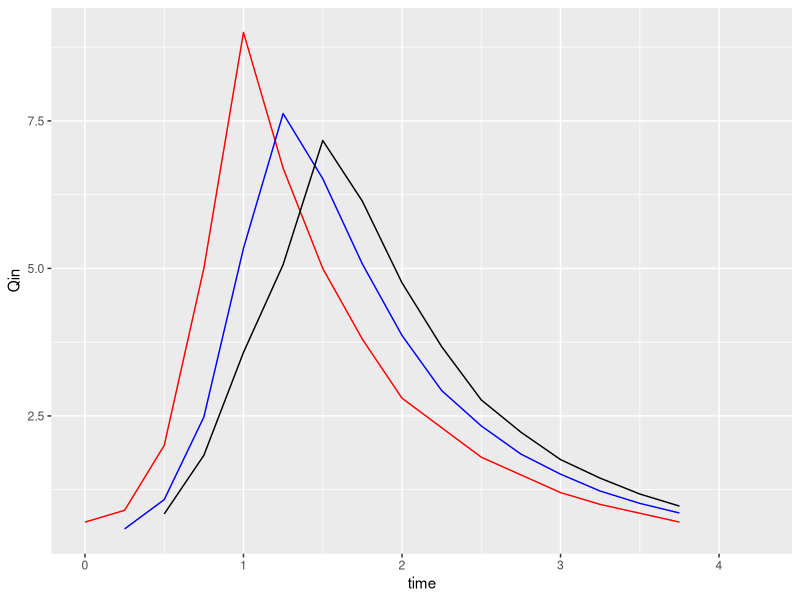
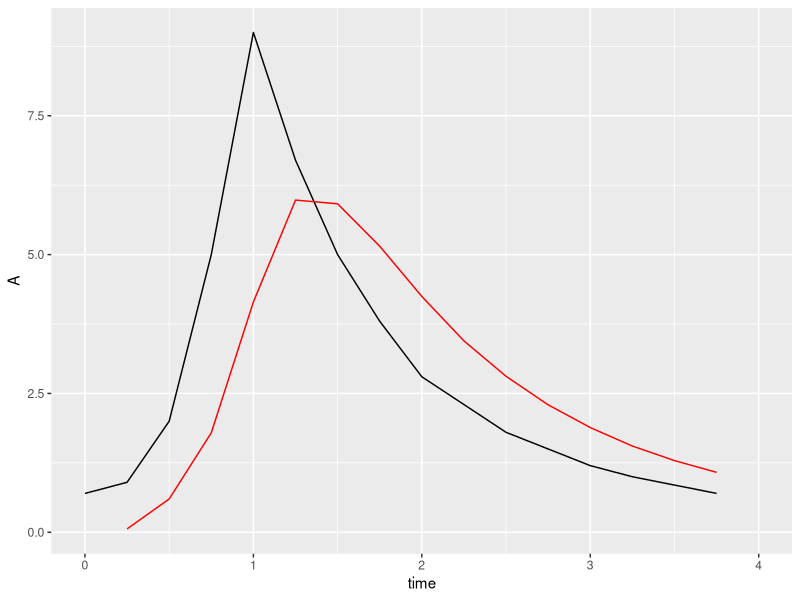

R code for these plots, in order:
## ---- chunk 1
knitr::opts_chunk$set(echo = TRUE)
## ---- chunk 2
df <- data.frame('time' = c(0,0.25,0.5,0.75,1,1.25,1.5,1.75,2,2.25,2.5,2.75,3,3.25,3.5,3.75),
'Q' = c(.7,.9,2,5,9,6.7,5,3.8,2.8,2.3,1.8,1.5,1.2,1,0.85,0.7))
## ---- chunk 3
outDf <- data.frame()
t <- 6
k <- 6
x <- .2
O <- 0
for(n in 1:nrow(df)){
  row <- df[n,]
  nextrow <- df[n+1,]
  c0 <- ((-k*x)+(.5*t))/(k-(k*x)+(.5*t))
  c1 <- (k*x+.5*t)/(k-k*x+.5*t)
  c2 <- 1-(c0+c1)
  #c2 <-(k-(k*x)+.5*t)/(k-(k*x)+.5*t)
  O <- c0*nextrow$Q+c1*row$Q+c2*O
  outDf <- rbind(outDf,data.frame('time' = row$time,'Qin'=row$Q,
                                  'Qout6'=O,'C0'=c0,'C1'=c1,'C2'=c2,'timeOut'=row$time+.25))
}
## ---- chunk 4
outDf12 <- data.frame()
t <- 12
k <- 12
x <- .2
O <- 0
for(n in 1:nrow(df)){
  row <- df[n,]
  nextrow <- df[n+2,]
  c0 <- ((-k*x)+(.5*t))/(k-(k*x)+(.5*t))
  c1 <- (k*x+.5*t)/(k-k*x+.5*t)
  c2 <- 1-(c0+c1)
  #c2 <-(k-(k*x)+.5*t)/(k-(k*x)+.5*t)
  O <- c0*nextrow$Q+c1*row$Q+c2*O
  outDf12 <- rbind(outDf12,data.frame('time' = row$time,'Qin'=row$Q,
                                  'Qout12'=O,'C0'=c0,'C1'=c1,'C2'=c2,'timeOut'=row$time+.5))
}
## ---- chunk 5
library(ggplot2)
ggplot(outDf)+
  geom_line(aes(x=time,y=Qin),col='red')+
  geom_line(aes(x=timeOut, y=Qout6),col='blue')+
  geom_line(data = outDf12,aes(x=timeOut, y=Qout12))
## ---- chunk 6
time <- c(0,0.25,0.5,0.75,1,1.25,1.5,1.75,2,2.25,2.5,2.75,3,3.25,3.5,3.75)
A <- c(.7,.9,2,5,9,6.7,5,3.8,2.8,2.3,1.8,1.5,1.2,1,0.85,0.7)
B <- list()
for(n in 1:length(A)){
  a1 <- A[n]
  a2 <- A[n+1]
  b <- a1+a2
  B <- append(B,b)
}
C <- c((2*3700000)/(.25*24*60*60))
#C[1]
D <- list() # Create an empty list called D
D[1] <- as.numeric(B[1])+as.numeric(C[1]) # Add B1 and C1 together and assign to D1
O <- 2.2*(1.22^(3/2))*20
#O
D122 <- ((2*4930000)/(.25*24*60*60))+O
#D122
table5_1 <- data.frame("h" = c(10.1,10.4,10.7,11,11.3,11.6,11.9,12.2,12.5,12.8),
                       "Vol" = c(3690000,3980000,4300000,4610000,4930000,5270000,5600000,5950000,6290000,6640000))
table5_1$hweir <- table5_1$h-10.1
table5_1$O <- 2.2*(table5_1$hweir^(3/2))*20
table5_1$D <- ((2*table5_1$Vol)/(.25*24*60*60))+table5_1$O
E <- list()
E[1] <- (-2.64*10^(-6))*as.numeric(D[1])^(3)+.00408*as.numeric(D[1])^(2)-1.68*as.numeric(D[1])+202.6
#E[1]
table <- as.data.frame(time)
table$A <- A
table$B <- as.numeric(B)
C <- 342.6
tableComplete <- data.frame()
for(n in 1:nrow(table)){
  row <- table[n,]
  D <- row$B+C
  E <- (-2.64*10^(-6))*as.numeric(D)^(3)+.00408*as.numeric(D)^(2)-1.68*as.numeric(D)+202.6
  newRow <- data.frame("time"=row$time,"A"=row$A,"B"=row$B,"C"=C,"D"=D,"E"=E)
  tableComplete <- rbind(tableComplete,newRow)
  C <- D - 2*E
}
## ---- chunk 7
ggplot(tableComplete)+
  geom_line(aes(x=time,y=A))+
  geom_line(aes(x=time+.25,y=E),col='red')
